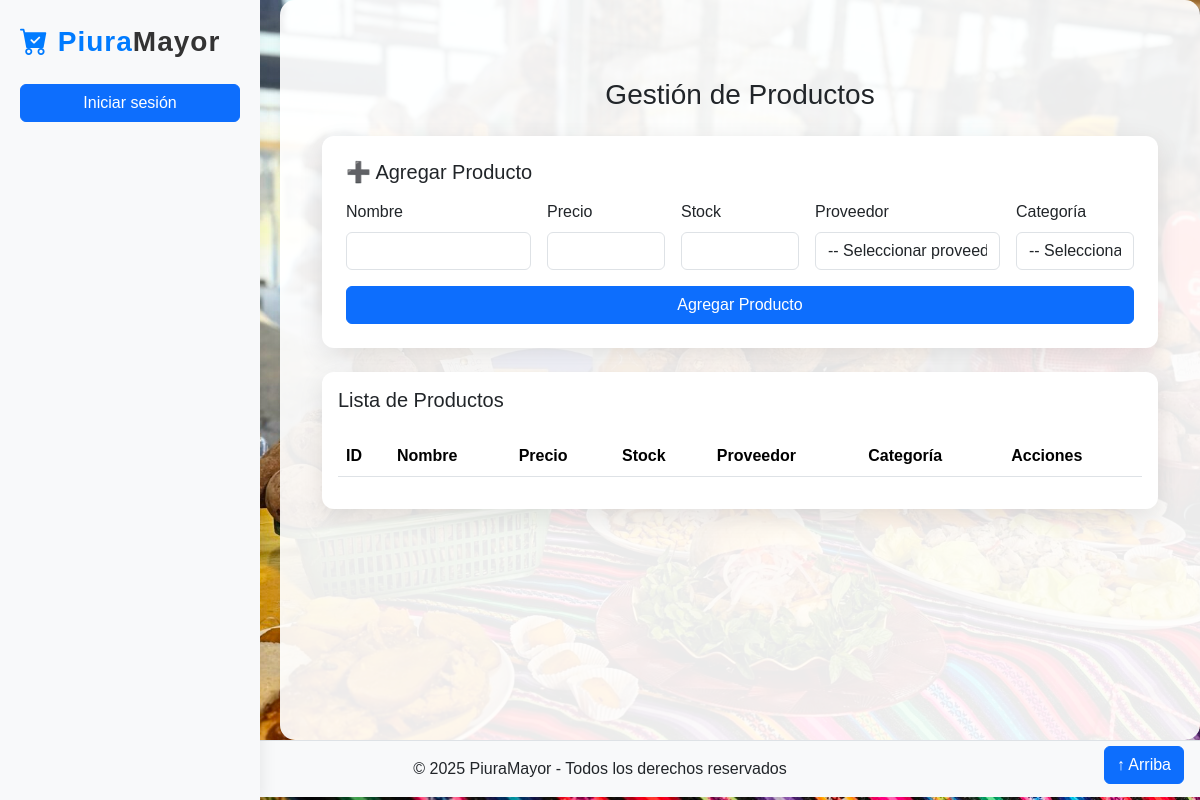
Before: /productos.php with the older database file.
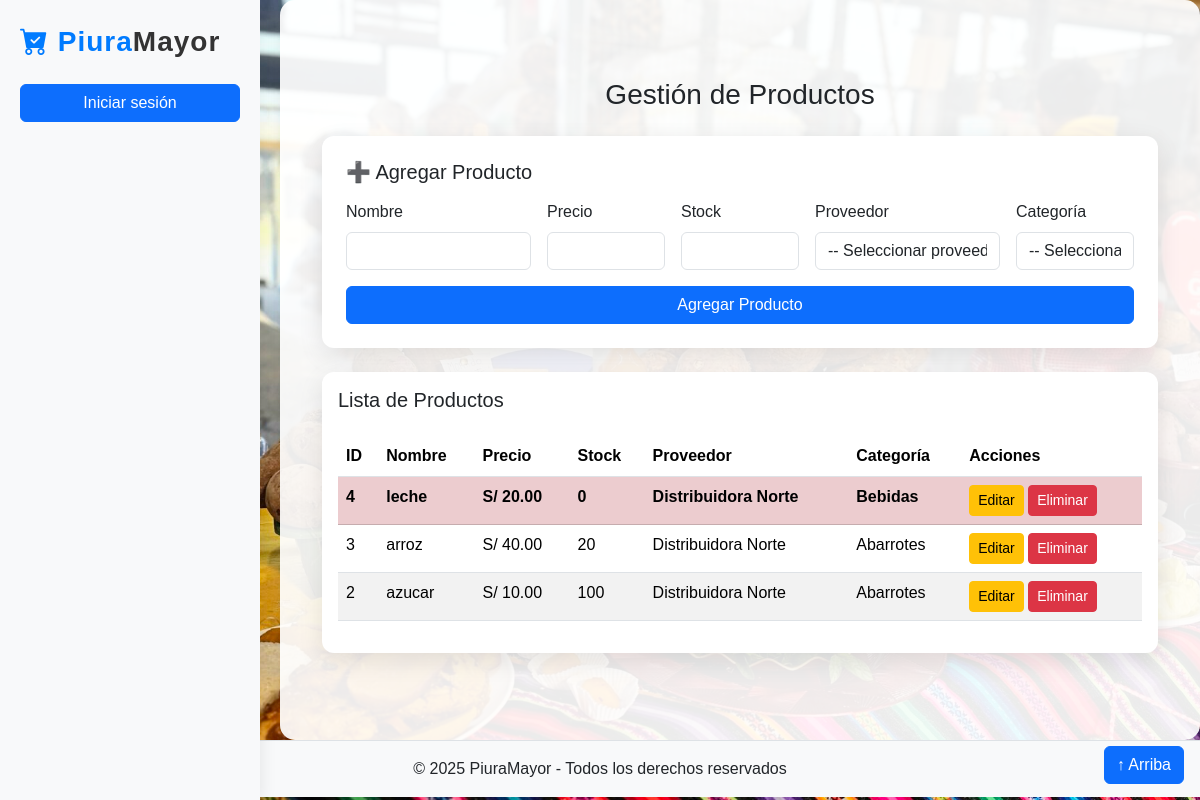
After: the same page with the newer database file.
### tables this page shows
CREATE TABLE `productos` (
  `id` int(11) NOT NULL,
  `nombre` varchar(200) NOT NULL,
  `precio` decimal(12,2) NOT NULL DEFAULT 0.00,
  `stock` int(11) NOT NULL DEFAULT 0,
  `proveedor_id` int(11) DEFAULT NULL,
  `creado_at` timestamp NOT NULL DEFAULT current_timestamp(),
  `categoria_id` int(11) DEFAULT NULL
);

CREATE TABLE `proveedores` (
  `id` int(11) NOT NULL,
  `nombre` varchar(150) NOT NULL,
  `telefono` varchar(50) DEFAULT NULL,
  `correo` varchar(100) DEFAULT NULL,
  `direccion` varchar(255) DEFAULT NULL,
  `creado_at` timestamp NOT NULL DEFAULT current_timestamp()
);

CREATE TABLE `categorias` (
  `id` int(11) NOT NULL,
  `nombre` varchar(100) NOT NULL,
  `creado_at` timestamp NOT NULL DEFAULT current_timestamp()
);

### productos.php (the view, shortened to what this page needs)
<?php
include 'includes/header.php';
$productos = $pdo->query("
    SELECT p.*, c.nombre AS categoria, pr.nombre AS proveedor
    FROM productos p
    LEFT JOIN categorias c ON p.categoria_id = c.id
    LEFT JOIN proveedores pr ON p.proveedor_id = pr.id
    ORDER BY p.id DESC
")->fetchAll(PDO::FETCH_ASSOC);
?>
<div class="container mt-5">
    <h3 class="text-center mb-4">Gestión de Productos</h3>
    <div class="card p-4 mb-4">
        <h5 class="mb-3">➕ Agregar Producto</h5>
        <form method="post">
            <div class="row g-3">
                <div class="col-md-3">
                    <label class="form-label">Nombre</label>
                    <input type="text" name="nombre" class="form-control" required>
                </div>
                <div class="col-md-2">
                    <label class="form-label">Precio</label>
                    <input type="number" step="0.01" name="precio" class="form-control" required>
                </div>
                <div class="col-md-2">
                    <label class="form-label">Stock</label>
                    <input type="number" name="stock" class="form-control" required>
                </div>
                <div class="col-md-3">
                    <label class="form-label">Proveedor</label>
                    <select name="proveedor_id" class="form-control">
                        <option value="">-- Seleccionar proveedor --</option>
                    </select>
                </div>
                <div class="col-md-2">
                    <label class="form-label">Categoría</label>
                    <select name="categoria_id" class="form-control">
                        <option value="">-- Seleccionar categoría --</option>
                    </select>
                </div>
            </div>
            <button type="submit" name="agregar" class="btn btn-primary w-100 mt-3">Agregar Producto</button>
        </form>
    </div>
    <div class="card p-3">
        <h5>Lista de Productos</h5>
        <div class="table-responsive">
            <table class="table table-striped mt-3">
                <thead>
                    <tr>
                        <th>ID</th>
                        <th>Nombre</th>
                        <th>Precio</th>
                        <th>Stock</th>
                        <th>Proveedor</th>
                        <th>Categoría</th>
                        <th>Acciones</th>
                    </tr>
                </thead>
                <tbody>
                    <?php foreach($productos as $p): ?>
                        <?php
                        $claseStock = '';
                        if ($p['stock'] == 0) {
                            $claseStock = 'table-danger fw-bold';
                        } elseif ($p['stock'] <= 5) {
                            $claseStock = 'table-warning fw-bold';
                        }
                        ?>
                        <tr class="<?= $claseStock ?>">
                            <td><?= $p['id'] ?></td>
                            <td><?= htmlspecialchars($p['nombre']) ?></td>
                            <td>S/ <?= number_format($p['precio'],2) ?></td>
                            <td><?= $p['stock'] ?></td>
                            <td><?= htmlspecialchars($p['proveedor']) ?></td>
                            <td><?= htmlspecialchars($p['categoria']) ?></td>
                            <td>
                                <a href="editar_producto.php?id=<?= $p['id'] ?>" class="btn btn-warning btn-sm">Editar</a>
                                <a href="productos.php?eliminar=<?= $p['id'] ?>" class="btn btn-danger btn-sm" onclick="return confirm('¿Eliminar este producto?')">Eliminar</a>
                            </td>
                        </tr>
                    <?php endforeach; ?>
                </tbody>
            </table>
        </div>
    </div>
</div>
<?php include 'includes/footer.php'; ?>

### includes/header.php (shortened to what this page needs)
<?php
require_once 'includes/db.php';
$rol = $_SESSION['user']['rol'] ?? 'vendedor';
$is_manager = ($rol === 'admin' || $rol === 'programador');
$alertaStock = 0;
$stockDisponible = 1;
if(isset($pdo)){
    try {
        $stmt2 = $pdo->query("SELECT COUNT(*) AS total FROM productos WHERE stock > 0");
        $stockDisponible = $stmt2->fetch(PDO::FETCH_ASSOC)['total'] > 0 ? 1 : 0;
    } catch (\PDOException $e) {
        $alertaStock = 0;
        $stockDisponible = 1;
    }
}
$is_reporte_active = false;
$collapse_class = $is_reporte_active ? 'show' : '';
$aria_expanded = $is_reporte_active ? 'true' : 'false';
?>
<!doctype html>
<html lang="es">
<head>
  <link href="https://cdn.jsdelivr.net/npm/bootstrap@5.3.2/dist/css/bootstrap.min.css" rel="stylesheet">
  <link rel="stylesheet" href="https://cdn.jsdelivr.net/npm/bootstrap-icons@1.11.3/font/bootstrap-icons.min.css">
</head>
<body>
<div class="sidebar">
  <h3 style="font-weight:700; letter-spacing:1px; margin-bottom: 25px;">
    <i class="bi bi-cart-check-fill" style="color:#007bff;"></i>
    <span style="color:#007bff;">Piura</span><span style="color:#333;">Mayor</span>
  </h3>
  <?php if(isset($_SESSION['user'])): ?>
    <p class="small text-muted" style="border-bottom: 1px solid #dee2e6; padding-bottom: 15px;">
      <?php
      $hora = date('H');
      if ($hora < 12) $saludo = 'Buenos días';
      elseif ($hora < 18) $saludo = 'Buenas tardes';
      else $saludo = 'Buenas noches';
      ?>
      <?= $saludo ?>, <strong><?= htmlspecialchars($_SESSION['user']['nombre']) ?></strong>
      <br>
      <span class="text-muted small"><?= htmlspecialchars($_SESSION['user']['correo']) ?></span>
    </p>
    <ul class="nav flex-column">
      <li class="nav-item">
        <a class="nav-link <?= is_active('dashboard.php') ?>" href="dashboard.php">
            <i class="bi bi-speedometer2 me-2"></i> Dashboard
          <?php if($alertaStock > 0 && $is_manager):  ?>
            <span class="badge-stock"><?= $alertaStock ?></span>
          <?php endif; ?>
        </a>
      </li>
      <?php if($is_manager):  ?>
        <li class="nav-item">
          <a class="nav-link <?= is_active(['productos.php', 'editar_producto.php']) ?>" href="productos.php">
            <i class="bi bi-box-seam me-2"></i> Productos
            <?php if($alertaStock > 0): ?>
              <span class="badge-stock"><?= $alertaStock ?></span>
            <?php endif; ?>
          </a>
        </li>
        <li class="nav-item">
            <a class="nav-link <?= is_active(['proveedores.php', 'editar_proveedores.php']) ?>" href="proveedores.php">
                <i class="bi bi-truck me-2"></i> Proveedores
            </a>
        </li>
      <?php endif;  ?>
      <li class="nav-item">
        <a class="nav-link <?= is_active(['clientes.php', 'editar_clientes.php']) ?>" href="clientes.php">
            <i class="bi bi-person-heart me-2"></i> Clientes
        </a>
      </li>
      <li class="nav-item">
        <a class="nav-link <?= is_active(['ventas.php', 'editar_venta.php']) ?> <?= $stockDisponible ? '' : 'disabled-link' ?>" href="ventas.php">
          <i class="bi bi-cash-stack me-2"></i> Ventas
          <?php if(!$stockDisponible): ?>
            <span class="badge-stock">Sin stock</span>
          <?php endif; ?>
        </a>
      </li>
      <?php if($is_manager):  ?>
      <li class="nav-item">
        <a class="nav-link <?= is_active('alertas.php') ?>" href="alertas.php">
            <i class="bi bi-bell me-2"></i> Alertas
        </a>
      </li>
        <li class="nav-item">
          <a class="nav-link <?= $is_reporte_active ? 'active' : '' ?>" data-bs-toggle="collapse" href="#reportesSubmenu" role="button" aria-expanded="<?= $aria_expanded ?>" aria-controls="reportesSubmenu">
            <i class="bi bi-graph-up me-2"></i> Reportes <i class="bi bi-chevron-down ms-auto" style="font-size: 0.8rem;"></i>
          </a>
          <div class="collapse submenu <?= $collapse_class ?>" id="reportesSubmenu">
            <a class="nav-link small <?= is_active('producto_mas_vendido.php') ?>" href="producto_mas_vendido.php">Producto más vendido</a>
            <a class="nav-link small <?= is_active('cliente_frecuente.php') ?>" href="cliente_frecuente.php">Cliente más frecuente</a>
            <a class="nav-link small <?= is_active('ventas_vendedor.php') ?>" href="ventas_vendedor.php">Ventas por vendedor</a>
          </div>
        </li>
      <?php endif;  ?>
      <?php if($rol === 'programador'): ?>
        <li class="nav-item"><a class="nav-link text-danger" href="config.php"><i class="bi bi-gear me-2"></i> Configuración avanzada</a></li>
      <?php endif; ?>
      <li class="nav-item mt-4"><a class="nav-link text-danger" href="logout.php"><i class="bi bi-box-arrow-left me-2"></i> Cerrar Sesión</a></li>
    </ul>
  <?php else: ?>
    <a href="login.php" class="btn btn-primary w-100">Iniciar sesión</a>
  <?php endif; ?>
</div>
<div class="content">

### includes/footer.php (shortened to what this page needs)
</div>
<footer class="text-center py-3 bg-light border-top">
    &copy; <?php echo date("Y"); ?> PiuraMayor - Todos los derechos reservados
</footer>
<button onclick="window.scrollTo({top: 0, behavior: 'smooth'});"
        class="btn btn-primary position-fixed bottom-0 end-0 m-3">
    ↑ Arriba
</button>
</body>
</html>

Changed rows visible on the page:
added productos: id "4", nombre "leche", precio "20.00", stock "0", proveedor.nombre "Distribuidora Norte", categoria.nombre "Bebidas"
added productos: id "3", nombre "arroz", precio "40.00", stock "20", proveedor.nombre "Distribuidora Norte", categoria.nombre "Abarrotes"
added productos: id "2", nombre "azucar", precio "10.00", stock "100", proveedor.nombre "Distribuidora Norte", categoria.nombre "Abarrotes"
